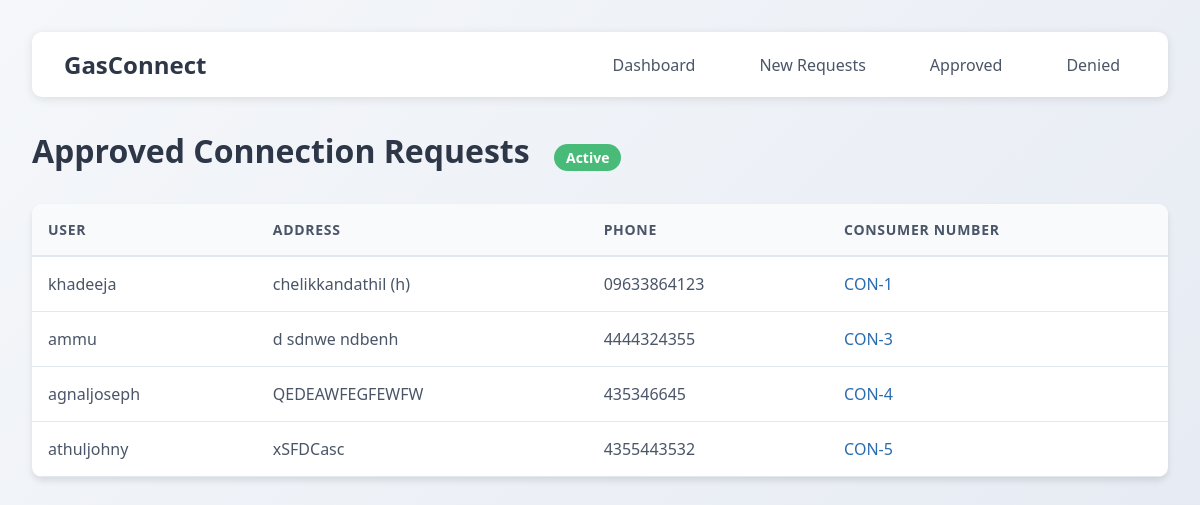
/admins/connection-requests/approved/ (signed in), run on an earlier commit of the app's database.
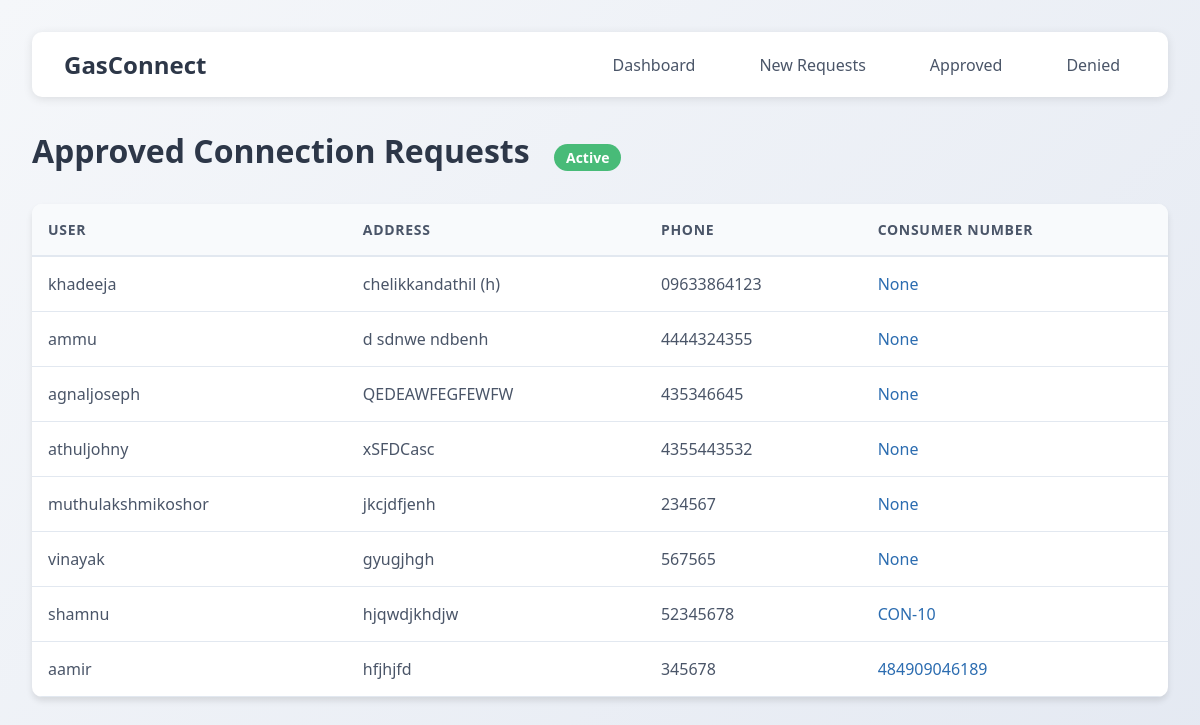
And on a later commit of the database.
### booking/models.py (models this page shows, shortened)
class ConnectionRequest(models.Model):
    STATUS_CHOICES = [
        ('pending', 'Pending'),
        ('approved', 'Approved'),
        ('rejected', 'Rejected'),
    ]
    user = models.ForeignKey(CustomUser, on_delete=models.CASCADE)  # The user requesting the connection
    address = models.CharField(max_length=255)  # Address for connection
    phone = models.CharField(max_length=15)  # Contact number
    status = models.CharField(max_length=10, choices=STATUS_CHOICES, default='pending')  # Request status
    consumer_number = models.CharField(max_length=20, blank=True, null=True)  # Automatically generated consumer number
    rejection_reason = models.TextField(null=True, blank=True)  # Reason for rejection if rejected
    requested_at = models.DateTimeField(default=timezone.now)
    aadhaar_card = models.FileField(upload_to='documents/aadhaar/', null=True, blank=True)
    ration_card = models.FileField(upload_to='documents/ration/', null=True, blank=True)
    photo = models.ImageField(upload_to='documents/photos/', null=True, blank=True)

class CustomUser(AbstractUser):
    phone = models.IntegerField(null=True, blank=True,unique=True)

### booking/views.py (the view)
# urls.py: path('admins/connection-requests/approved/', views.ApprovedRequestListView.as_view(), name='approved_requests'),
@method_decorator(decs,name="dispatch")
class ApprovedRequestListView(LoginRequiredMixin, ListView):
    model = ConnectionRequest
    template_name = 'approved_requests.html'
    context_object_name = 'approved_requests'
    def get_queryset(self):
        return ConnectionRequest.objects.filter(status='approved')

### booking/templates/approved_requests.html (shortened to what this page needs)
<html lang="en">
<head>
</head>
<body>
    <nav class="navbar">
        <div class="nav-container">
            <a href="#" class="logo">GasConnect</a>
            <ul class="nav-links">
                <li><a href="{%url 'admin_dashboard'%}">Dashboard</a></li>
                <li><a href="{%url 'admin_connection_requests'%}">New Requests</a></li>
                <li><a href="#">Approved</a></li>
                <li><a href="#">Denied</a></li>
            </ul>
        </div>
    </nav>
    <div class="container">
        <h2>Approved Connection Requests <span class="status-badge">Active</span></h2>
        <div class="table-container">
            <table>
                <thead>
                    <tr>
                        <th>User</th>
                        <th>Address</th>
                        <th>Phone</th>
                        <th>Consumer Number</th>
                    </tr>
                </thead>
                <tbody>
                    {% for request in approved_requests %}
                    <tr>
                        <td>{{ request.user.username }}</td>
                        <td>{{ request.address }}</td>
                        <td>{{ request.phone }}</td>
                        <td class="consumer-number">{{ request.consumer_number }}</td>
                    </tr>
                    {% endfor %}
                </tbody>
            </table>
        </div>
    </div>
</body>
</html>

What changed in the data, as far as the page shows it:
changed ConnectionRequest "chelikkandathil (h)": consumer_number "CON-1" → "None"
changed ConnectionRequest "d sdnwe ndbenh": consumer_number "CON-3" → "None"
changed ConnectionRequest "QEDEAWFEGFEWFW": consumer_number "CON-4" → "None"
changed ConnectionRequest "xSFDCasc": consumer_number "CON-5" → "None"
added ConnectionRequest: user.username "muthulakshmikoshor", address "jkcjdfjenh", phone "234567", consumer_number "None"
added ConnectionRequest: user.username "vinayak", address "gyugjhgh", phone "567565", consumer_number "None"
added ConnectionRequest: user.username "shamnu", address "hjqwdjkhdjw", phone "52345678", consumer_number "CON-10"
added ConnectionRequest: user.username "aamir", address "hfjhjfd", phone "345678", consumer_number "484909046189"
